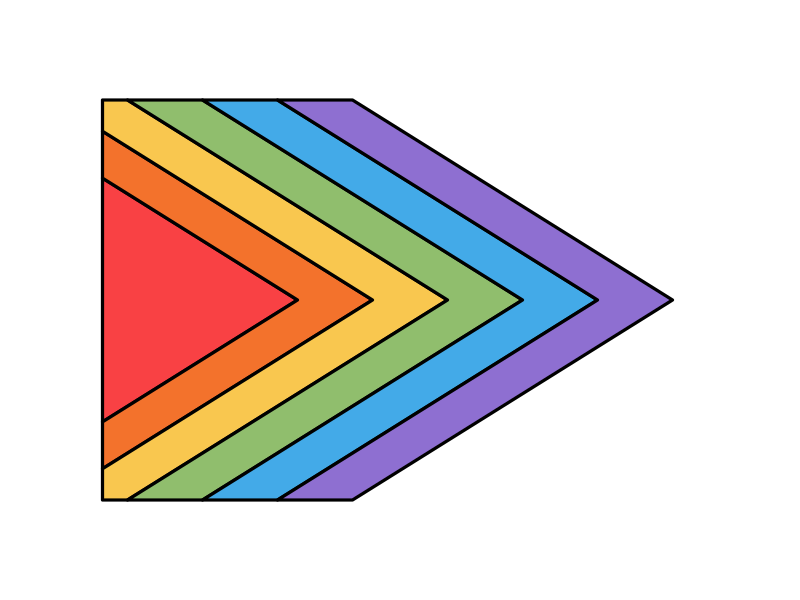
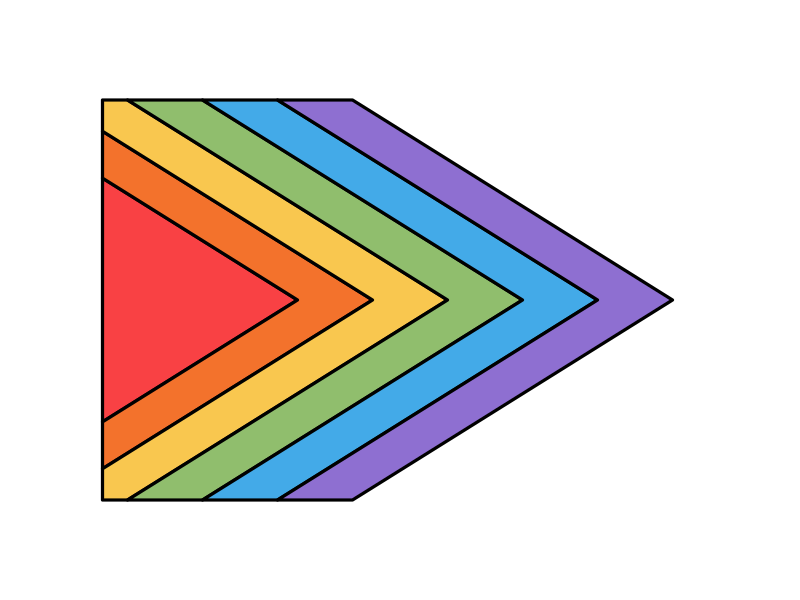

Source code (R) for these figures, in order:
library(tidyverse)

width  <- 10
height <- 6

left_x <- 1.2
top_y  <- 5.0
bot_y  <- 1.0
mid_y  <- (top_y + bot_y) / 2

n_bands <- 6

band_cols <- c(
  "#F94144", # 1 rød
  "#F3722C", # 2 orange
  "#F9C74F", # 3 gul
  "#90BE6D", # 4 grøn
  "#43AAE8", # 5 blå
  "#8E6FD1"  # 6 lilla
)

point_len  <- 3.2
band_width <- 0.75

orange_top_fraction <- 1 / 3

boundary <- tibble(
  id = seq_len(n_bands),
  base_x = left_x + (id - 1) * band_width,
  tip_x  = left_x + (id - 1) * band_width + point_len
)

# Orange ligger mellem base_x[2] og base_x[3].
# Cuttet lægges inde i orange, så orange får 1/3 af topbredden tilbage.
cut_x <- boundary$base_x[2] + (1 - orange_top_fraction) * band_width

make_band <- function(i) {
  outer <- boundary |> filter(id == i)
  
  if (i == 1) {
    return(tibble(
      band = i,
      x = c(outer$base_x, outer$tip_x, outer$base_x),
      y = c(top_y, mid_y, bot_y)
    ))
  }
  
  inner <- boundary |> filter(id == i - 1)
  
  tibble(
    band = i,
    x = c(
      inner$base_x,
      outer$base_x,
      outer$tip_x,
      outer$base_x,
      inner$base_x,
      inner$tip_x
    ),
    y = c(
      top_y,
      top_y,
      mid_y,
      bot_y,
      bot_y,
      mid_y
    )
  )
}

clip_right <- function(poly, cut_x) {
  pts <- poly |> select(x, y)
  n <- nrow(pts)
  out <- list()
  
  add_point <- function(x, y) {
    out[[length(out) + 1]] <<- tibble(x = x, y = y)
  }
  
  for (i in seq_len(n)) {
    p1 <- pts[i, ]
    p2 <- pts[ifelse(i == n, 1, i + 1), ]
    
    in1 <- p1$x >= cut_x
    in2 <- p2$x >= cut_x
    
    if (in1 && in2) {
      add_point(p2$x, p2$y)
    }
    
    if (in1 && !in2) {
      t <- (cut_x - p1$x) / (p2$x - p1$x)
      add_point(cut_x, p1$y + t * (p2$y - p1$y))
    }
    
    if (!in1 && in2) {
      t <- (cut_x - p1$x) / (p2$x - p1$x)
      add_point(cut_x, p1$y + t * (p2$y - p1$y))
      add_point(p2$x, p2$y)
    }
  }
  
  if (length(out) == 0) return(NULL)
  
  bind_rows(out) |>
    mutate(band = poly$band[1])
}

bands <- map_dfr(seq_len(n_bands), make_band)

clipped_bands <- bands |>
  group_by(band) |>
  group_split() |>
  map_dfr(clip_right, cut_x = cut_x)

p <- ggplot() +
  geom_polygon(
    data = clipped_bands,
    aes(x, y, group = band, fill = factor(band)),
    colour = "black",
    linewidth = 1.1
  ) +
  scale_fill_manual(values = band_cols, guide = "none") +
  coord_fixed(
    xlim = c(cut_x - 0.25, max(boundary$tip_x) + 0.5),
    ylim = c(0, height),
    expand = FALSE
  ) +
  theme_void() +
  theme(
    plot.background = element_rect(fill = "white", colour = NA),
    panel.background = element_rect(fill = "white", colour = NA)
  )

ggsave(
  filename = "decorated_wedge_cut.png",
  plot = p,
  width = 10,
  height = 6,
  dpi = 300
)

p
